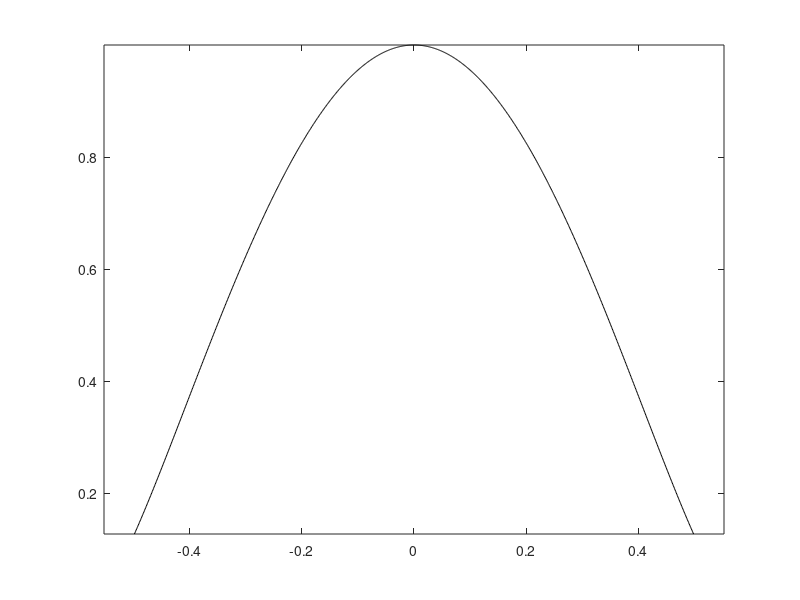

The MATLAB script that drew this image:

x = linspace(-0.5,0.5,1000)';
y = sqrt(1/16-1/4*x.^2);

yx = -x./sqrt(1-4*x.^2);
yxx = -1./sqrt(1-4*x.^2)-4*x.^2./((1-4*x.^2).^(3/2));

kappa = yxx./((1+yx.^2).^(3/2));
r = abs(1./kappa);

%plot(x,y,'b.-')
plot(x,r,'k-')
axis equal
